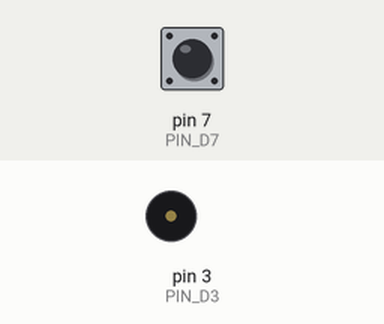
Simulated run of this sketch. Board: Arduino Uno, built with avr-gcc and run on an emulated ATmega328P. On the bench: buzzer (waves = sounding). The test bench sets the inputs (shaded band); at power-on: pin 7 (PIN_D7) HIGH.

Above: at 3.77 s.
4.3 s: pin 7 (PIN_D7) pulled LOW for 3.2 s
Timing chart, 0 to 63.0 s (numbered marks = the images above; inputs shaded):
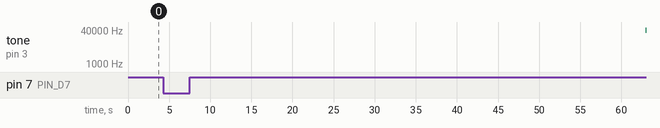

The sketch:

tansmition_cod.ino
```cpp
#define PIN_D7 7
#define PIN_D3 3
bool switch_state=false;

void setup() {
    pinMode(PIN_D7,INPUT_PULLUP);
    pinMode(PIN_D3,OUTPUT);
    digitalWrite(PIN_D3, LOW);
}

void loop() {
    // use tone(PIN_D11, 38000); for transmitting at 38kHz
    switch_state = digitalRead(PIN_D7);
    if(switch_state == true){ // modulation 100 Hz - bulid signal with T=10[msec]
        tone(PIN_D3, 38000);
        delay(1);
        noTone(PIN_D3);
        delay(9);
    }
    else{ // modulation 200 Hz - bulid signal with T=5[msec]
        tone(PIN_D3, 38000);
        delay(1);
        noTone(PIN_D3);
        delay(4);   //4,2
    }
}
/*   if(switch_state == true){ // modulation 100 Hz - bulid signal with T=10[msec]
        tone(PIN_D11, 38000);
        delayMicroseconds(1000);
        noTone(PIN_D11);
        delayMicroseconds(9000);
    }
    else{ // modulation 200 Hz - bulid signal with T=5[msec]
        tone(PIN_D11, 38000);
        delayMicroseconds(1000);
        noTone(PIN_D11);
        delayMicroseconds(4000);   //4,2
    }*/
```
